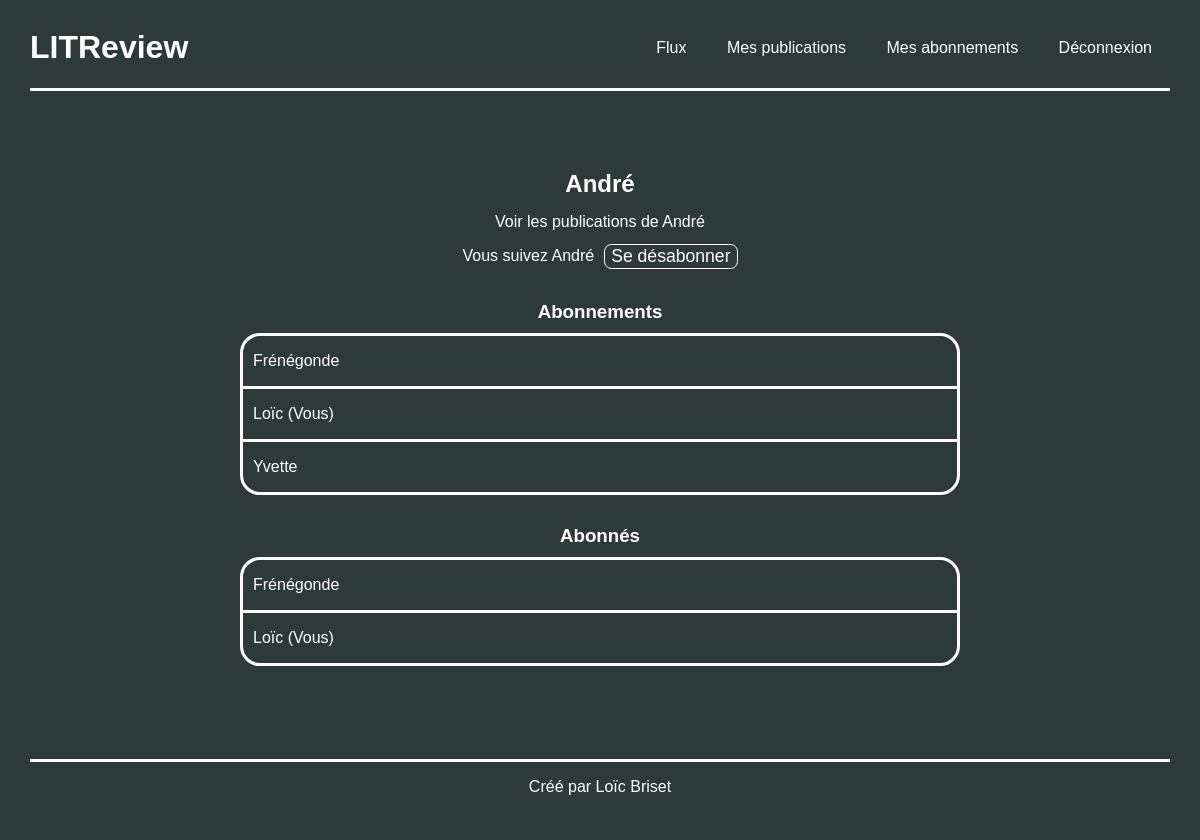
Before: /litreview/andre-1/follows/ (signed in) with the older database file.
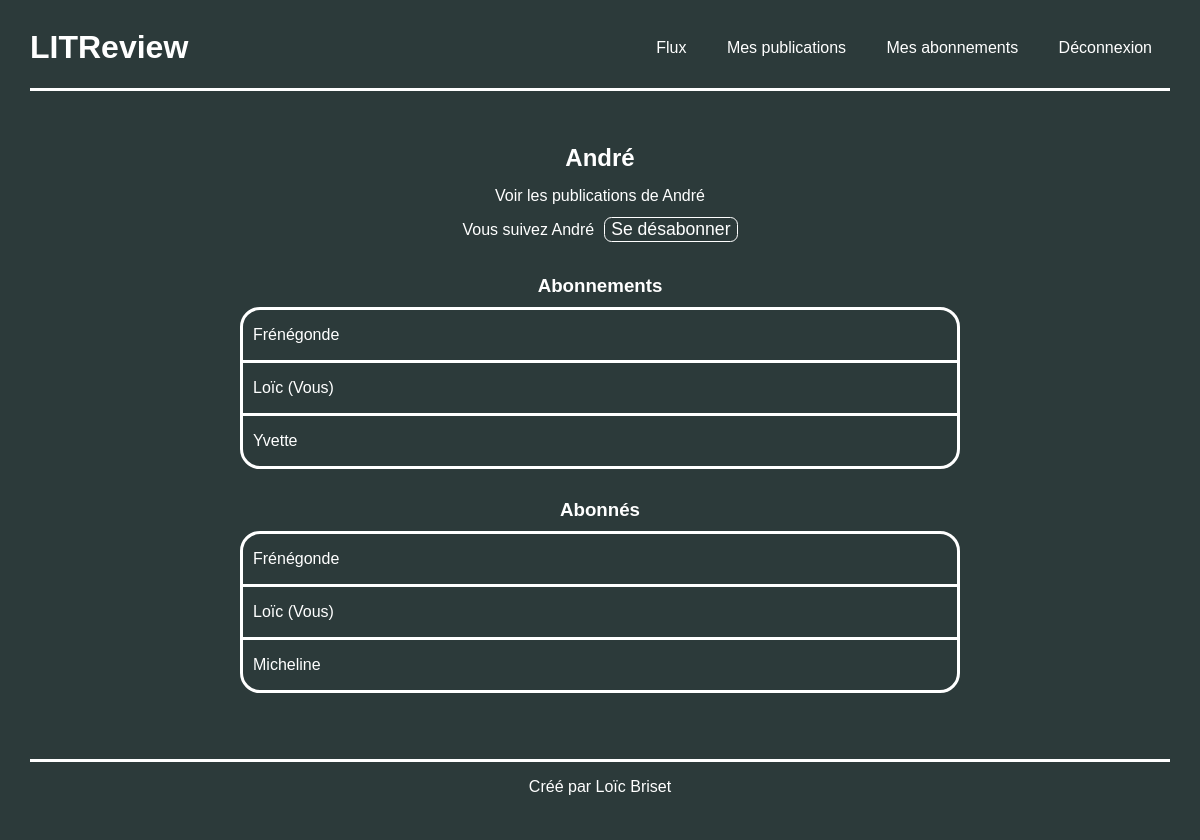
After: the same page with the newer database file.
### authentification/models.py (models this page shows, shortened)
class CustomUser(AbstractBaseUser, PermissionsMixin):
    class Meta:
        verbose_name = 'Utilisateur'
    username = models.CharField(
        verbose_name="Nom d'utilisateur",
        max_length=30,
        unique=True,
        blank=False
    )
    slug = models.SlugField(
        blank=True,
        unique=True,
        editable=False
    )
    password = models.CharField(
        verbose_name='Mot de passe',
        max_length=128,
    )
    last_login = models.DateTimeField(
        verbose_name="Dernière connexion",
        blank=True,
        null=True
    )
    is_active = models.BooleanField(default=True)
    is_staff = models.BooleanField(default=False)
    is_admin = models.BooleanField(default=False)
    USERNAME_FIELD = 'username'
    objects = CustomUserManager()

### review/views.py (the view, shortened to what this page needs)
# urls.py: path('<str:slug>/follows/', UserSubsManagement.as_view(), name='user-subs'),
class UserSubsManagement(View):
    def get(self, request, *args, **kwargs):
        view = UserSubscriptionsList.as_view(paginate_by=settings.PAGINATION)
        return view(request, *args, **kwargs)

### review/forms.py
class LockedFollowForm(forms.ModelForm):
    class Meta:
        model = UserFollows
        fields = ['user', 'followed_user']
        widgets = {'user': forms.HiddenInput(),
                   'followed_user': forms.HiddenInput()}

### review/views.py (called while the page is built)
    def get_queryset(self):
        subs = self.get_followed_and_following_users()
        return subs

    def get(self, request, *args, **kwargs):
        self.object = self.get_object(queryset=CustomUser.objects.all())
        return super().get(request, *args, **kwargs)

    def get_followed_and_following_users(self):
        couples = UserFollows.objects.all()
        subs = []
        for couple in couples:
            if couple.user == self.object:
                subs.append({'user': couple.followed_user, 'sub_type': 'is_followed_by_user'})
            if couple.followed_user == self.object:
                subs.append({'user': couple.user, 'sub_type': 'is_following_user'})
        subs = sorted(subs, key=lambda x: x['user'].username)
        return subs

    def get_foreign_sub_form(self):
        return LockedFollowForm(initial={'user': self.request.user, 'followed_user': self.object})

### review/templates/review/subs.html (shortened to what this page needs)
{% extends 'litreview/base.html' %}
{% load static %}
{% block style %}<link rel="stylesheet" href="{% static 'litreview/css/subs.css' %}">{% endblock %}
{% block main %}
    <div class="subs-head">
        <h2>{{ target_user.username }}</h2>
        {% if  target_user == request.user %}
            {% if select_form.fields.followed_user.choices %}
                <form method="POST">
                    {% csrf_token %}
                    {{ select_form }}
                    <input type="submit" name ="select_follow" value="Suivre">
                </form>
            {% else %}
                Il n'y a aucun utilisateur à suivre pour l'instant
            {% endif %}
    </div>
        {% else %}
            <a href="{% url 'user-posts' target_user.slug %}">Voir les publications de {{ target_user.username }}</a>
    </div>
        <div class="status-with-target">
            <form method="POST">
                {% if  request_user_in_subs == True %}
                    <p>Vous suivez {{ target_user.username }}</p>
                    <input type="submit" name ="unfollow" value="Se désabonner">
                {% else %}
                    <p>Vous ne suivez pas {{ target_user.username }}</p>
                    <input type="submit" name ="target_follow" value="Suivre">
                {% endif %}
            </form>
        </div>
    {% endif %}
    <div class="followed-and-followers">
        <h3>Abonnements</h3>
        {% if is_followed_by_user %}
            <div class="followed-users">
                {% for user in is_followed_by_user %}
                    <div class="followed-user">
                        {% if  user == request.user %}
                            <p>{{ request.user.username }} (Vous)</p>
                        {% else %}
                            <p><a href="{% url 'user-posts' user.slug %}">{{ user.username }}</a></p>
                        {% endif %}
                    </div>
                {% endfor %}
                </div>
            {% else %}
                <div class="no-followed-users">
                    <p>Aucun abonnement</p>
                </div>
            {% endif %}
        <h3>Abonnés</h3>
            {% if is_following_user %}
                <div class="followers">
                {% for user in is_following_user %}
                        <div class="follower">
                            {% if  user == request.user %}
                                <p>{{ request.user.username }} (Vous)</p>
                            {% else %}
                                <p><a href="{% url 'user-posts' user.slug %}">{{ user.username }}</a></p>
                            {% endif %}
                        </div>
                {% endfor %}
            {% else %}
                <div class="no-followers">
                    <p>Aucun abonné</p>
                </div>
                </div>
            {% endif %}
        </div>
    </div>
{% endblock %}

Changed rows visible on the page:
now on this page (row edited): CustomUser: username "Micheline", shown under "Abonnés"
